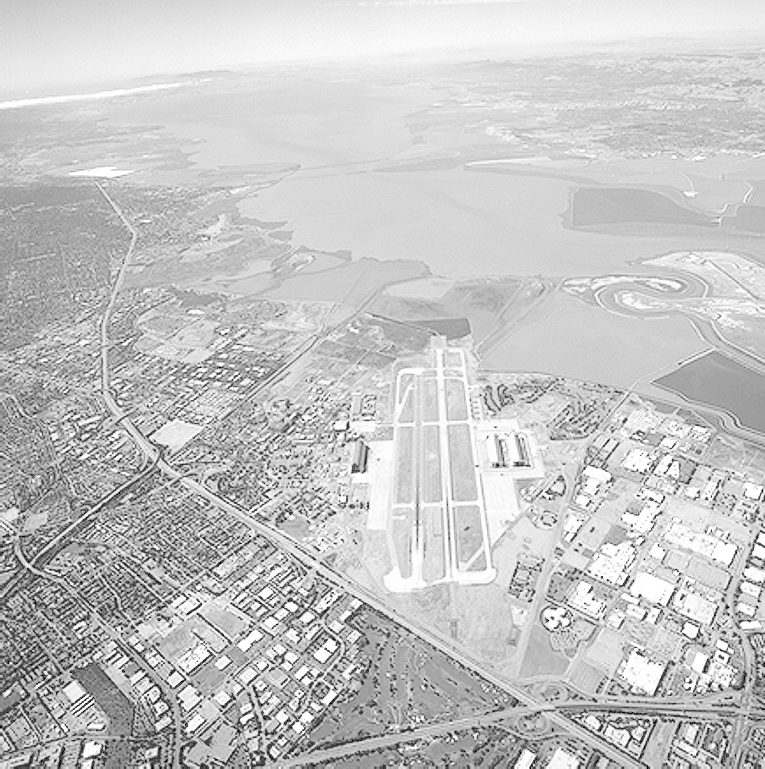
#> input picture Assignment 01/Q12/runway.png, 765 x 769 px
$ python Q12.py
#> lines starting #> are read from the running program, lines starting #| are printed output that depends on the picture
import cv2 as cv
import numpy as np
import matplotlib.pyplot as plt


# Part (c) – Homomorphic Filtering Algorithm

def homomorphic_filter(img_gray: np.ndarray,
                       sigma: float  = 30.0,
                       gamma_l: float = 0.3,
                       gamma_h: float = 1.8,
                       c: float       = 1.0) -> np.ndarray:

    img_f = img_gray.astype(np.float64)

    # Log transform (add 1 to avoid log(0))
    z = np.log1p(img_f)          # log1p(x) = ln(x+1), numerically stable

    # 2D FFT (shift DC to centre)
    Z = np.fft.fftshift(np.fft.fft2(z))

    # High-Emphasis Gaussian Filter H(u,v)
    # H = (gamma_h - gamma_l) * [1 - exp(-c * D²/sigma²)] + gamma_l
    # At low freq (D≈0): H ≈ gamma_l  (suppress illumination)
    # At high freq (D large): H ≈ gamma_h  (boost reflectance)
    H_img, W_img = img_gray.shape
    cy, cx = H_img // 2, W_img // 2
    Y, X   = np.ogrid[:H_img, :W_img]
    D2     = (X - cx)**2 + (Y - cy)**2         # squared distance from DC

    H = (gamma_h - gamma_l) * \
        (1 - np.exp(-c * D2 / (sigma**2))) + gamma_l

    # Apply filter in frequency domain
    S = H * Z

    # Inverse FFT
    s = np.real(np.fft.ifft2(np.fft.ifftshift(S)))

    # Exponential (inverse of log)
    g = np.expm1(s)              # expm1(x) = exp(x)-1, inverse of log1p

    # Normalize to [0, 255]
    g = cv.normalize(g, None, 0, 255, cv.NORM_MINMAX)
    return g.astype(np.uint8)


# Apply to an image of choice

img_bgr  = cv.imread('runway.png')
#> img_bgr is the input picture: shape (769, 765, 3); min 0, max 255, mean 197.1
assert img_bgr is not None, "Image not found."
img_gray = cv.cvtColor(img_bgr, cv.COLOR_BGR2GRAY)

# Apply with different parameter sets
result_mild   = homomorphic_filter(img_gray, sigma=30, gamma_l=0.5,
                                   gamma_h=1.5, c=1.0)
#> in homomorphic_filter, `z = np.log1p(img_f)`:
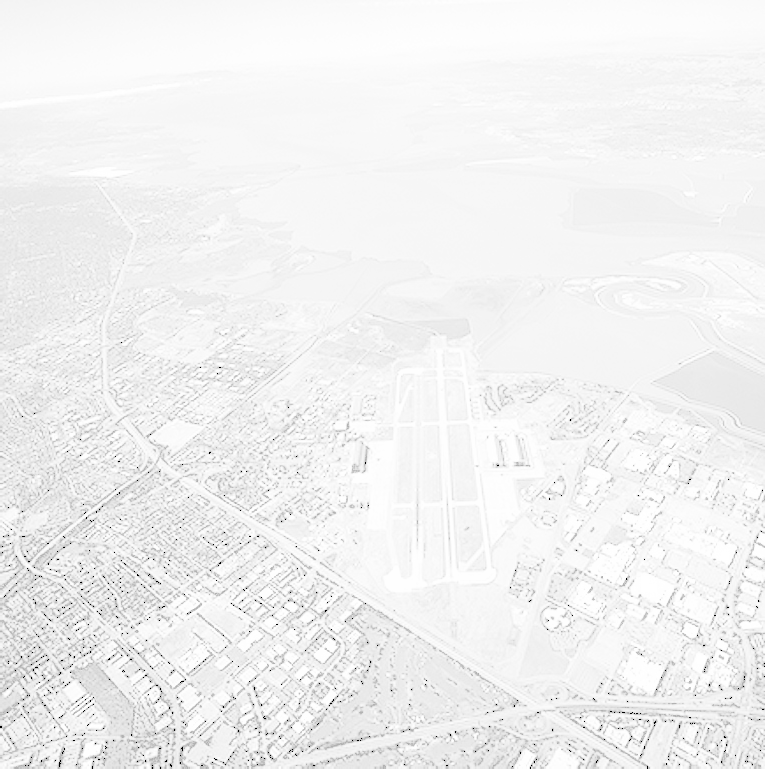
#> z: shape (769, 765) float64; min 0, max 5.55, mean 5.25; drawn with min black and max white
#> in homomorphic_filter, `s = np.real(np.fft.ifft2(np.fft.ifftshift(S)))`:
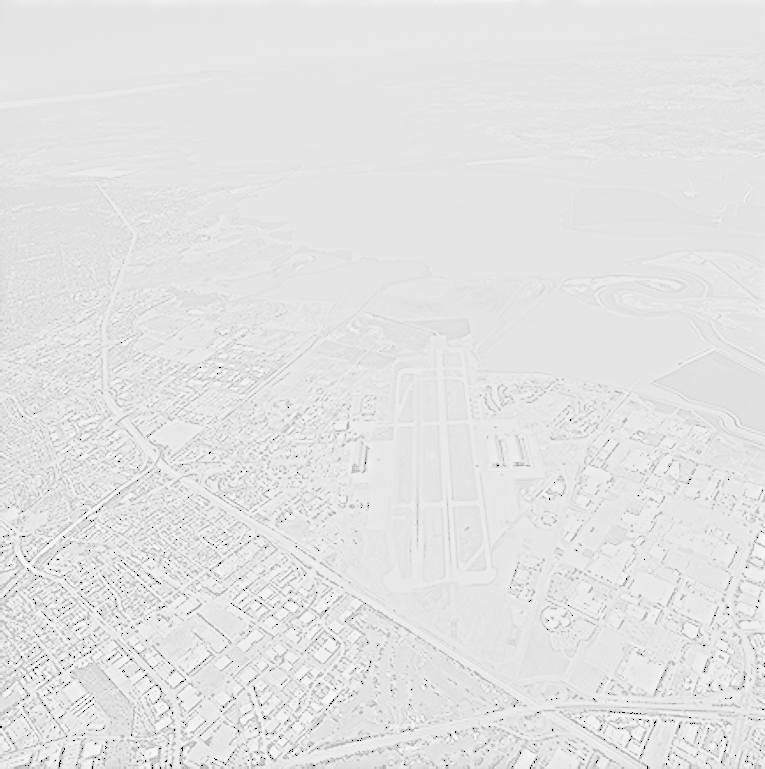
#> s: shape (769, 765) float64; min -5.36, max 3.59, mean 2.63; drawn with min black and max white
#> in homomorphic_filter, `g = np.expm1(s)`:
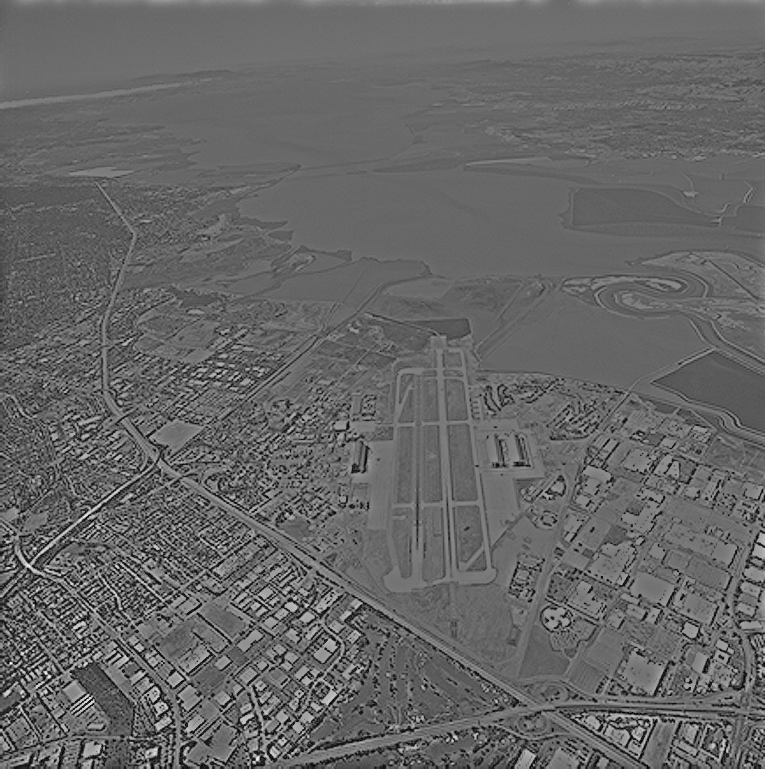
#> g: shape (769, 765) float64; min -0.995, max 35.19, mean 13.5; drawn with min black and max white
result_strong = homomorphic_filter(img_gray, sigma=20, gamma_l=0.3,
                                   gamma_h=2.0, c=1.0)
#> call 2 of homomorphic_filter, with sigma = 20, gamma_l = 0.3, gamma_h = 2, c = 1
#> in homomorphic_filter (call 2), `g = np.expm1(s)`:
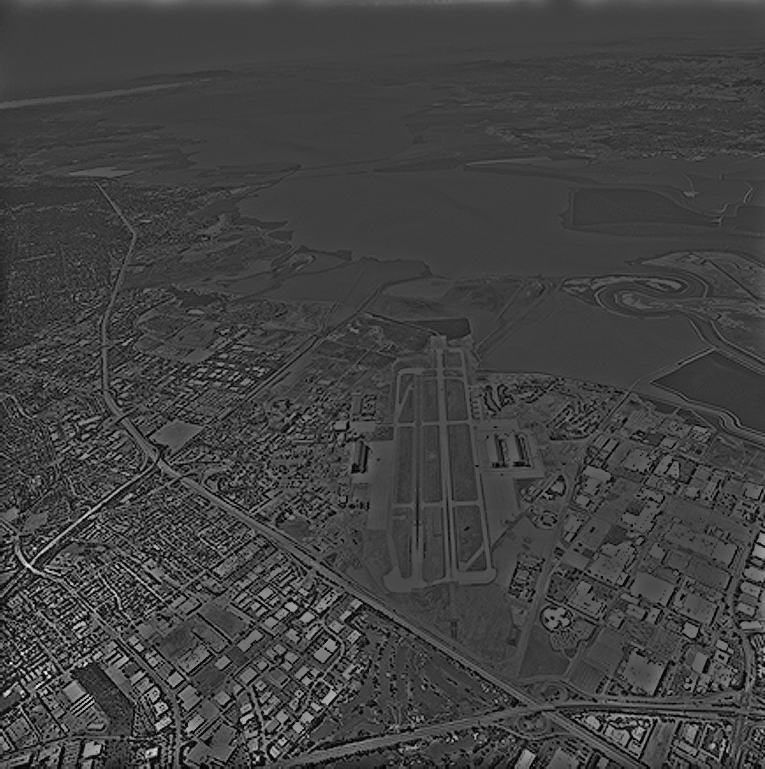
#> g: shape (769, 765) float64; min -1, max 19.38, mean 4.26; drawn with min black and max white

# Histogram equalization for comparison
histeq = cv.equalizeHist(img_gray)
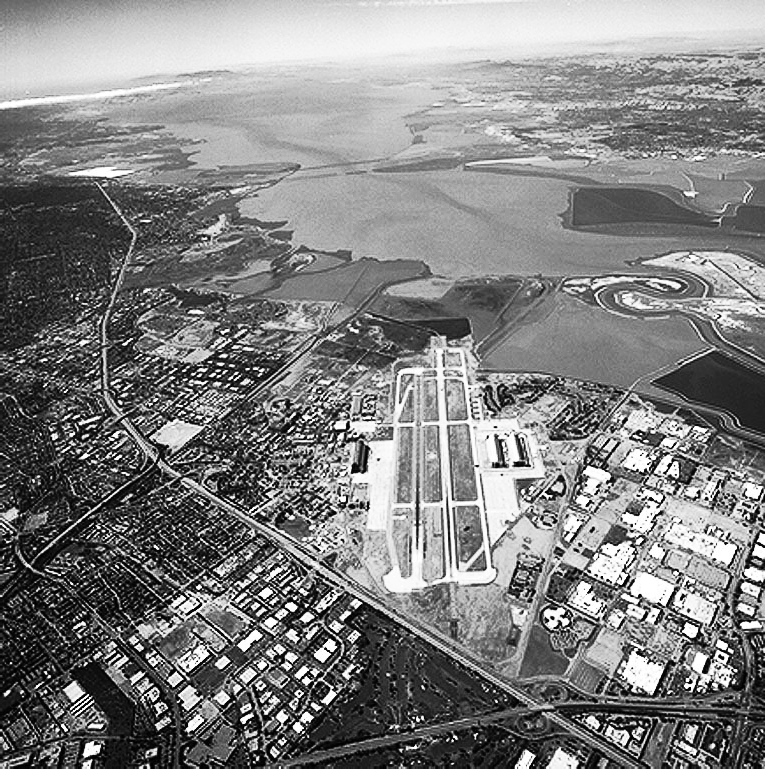
#> histeq: shape (769, 765); min 0, max 255, mean 128.7

H_img, W_img = img_gray.shape
#> H_img = 769; W_img = 765
cy, cx = H_img // 2, W_img // 2
#> cy = 384; cx = 382
Y, X   = np.ogrid[:H_img, :W_img]
#> Y = 769 values from 0 to 768
D2     = (X - cx)**2 + (Y - cy)**2
H_vis  = (2.0 - 0.3) * (1 - np.exp(-1.0 * D2 / (30.0**2))) + 0.3

# Cross-section of the filter
mid       = H_img // 2
#> mid = 384
freq_axis = np.linspace(-0.5, 0.5, W_img)
#> freq_axis = 765 values from -0.5 to 0.5


# Figure 1 – Filter shape
fig1, axes1 = plt.subplots(1, 2, figsize=(12, 5))
axes1[0].imshow(H_vis, cmap='hot')
axes1[0].set_title('H(u,v) – High-Emphasis Filter\n(dark=low gain, bright=high gain)',
                   fontsize=10)
axes1[0].axis('off')
axes1[1].plot(freq_axis, H_vis[mid, :], color='tomato', linewidth=2)
axes1[1].axhline(1.0, color='gray', linestyle='--', linewidth=1)
axes1[1].set_title('H(u,v) Cross-Section\n(γL=0.3 at DC, γH=2.0 at high freq)',
                   fontsize=10)
axes1[1].set_xlabel('Normalized Frequency')
axes1[1].set_ylabel('Gain')
axes1[1].set_xlim(-0.5, 0.5)
axes1[1].grid(True, alpha=0.3)

plt.tight_layout()
plt.savefig('q12_filter.png', dpi=150)
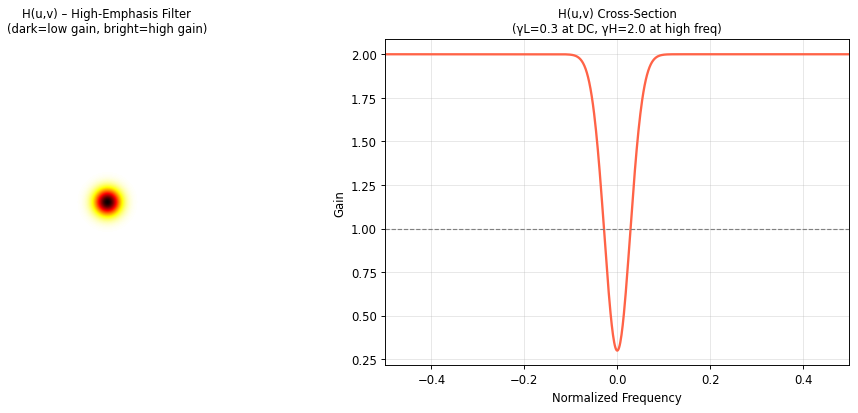
#> figure drawn by matplotlib, 2 panels; panel 2: curve peaks at x = -0.5, y = 2
plt.show()

# Figure 2 – Image results
fig2, axes2 = plt.subplots(2, 4, figsize=(18, 9))
results = [
    (img_gray,      'Original'),
    (result_mild,   'Homomorphic\n(mild: γL=0.5, γH=1.5)'),
    (result_strong, 'Homomorphic\n(strong: γL=0.3, γH=2.0)'),
    (histeq,        'Hist. Equalization\n(for comparison)'),
]
for i, (im, title) in enumerate(results):
    axes2[0, i].imshow(im, cmap='gray', vmin=0, vmax=255)
    axes2[0, i].set_title(title, fontsize=10)
    axes2[0, i].axis('off')
    axes2[1, i].hist(im.ravel(), bins=256, range=(0,255),
                     color='steelblue', edgecolor='none')
    axes2[1, i].set_xlim(0, 255)
    axes2[1, i].set_xlabel('Intensity')
    axes2[1, i].set_ylabel('Count')
    axes2[1, i].set_title(f'Histogram – {title.splitlines()[0]}', fontsize=9)
#> this loop made 4 passes
#> title on pass 1: 'Original'


plt.tight_layout()
plt.savefig('q12_results.png', dpi=150)
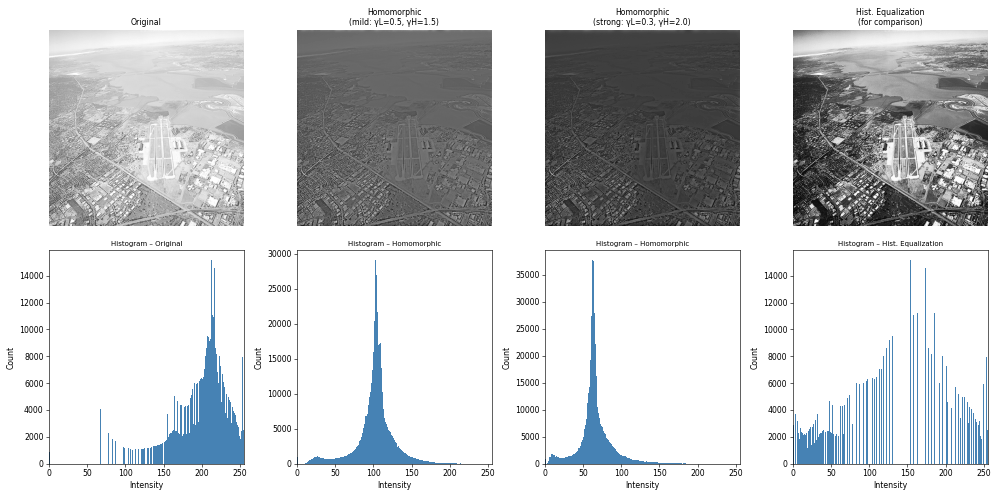
#> figure drawn by matplotlib, 8 panels; panel 5: tallest bar 15137 high, from x = 212.2 to 213.2; panel 6: tallest bar 29011 high, from x = 102.6 to 103.6; panel 7: tallest bar 37664 high, from x = 61.76 to 62.75; panel 8: tallest bar 15137 high, from x = 153.4 to 154.4
plt.show()
